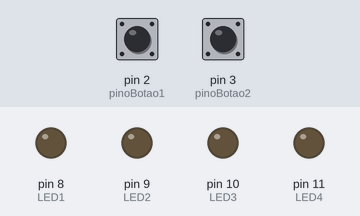
The sketch below on a simulated Arduino Uno, built with avr-gcc and run on an emulated ATmega328P. On the bench: output pins drawn as LEDs (lit = HIGH). Dashed ring = blinking. The inputs (shaded band) are chosen by the test bench; at power-on: pin 2 (pinoBotao1) HIGH, pin 3 (pinoBotao2) HIGH.

Above: at 1.2 s.
1.3 s: pin 2 (pinoBotao1) pulled LOW for 0.15 s
At 1.8 s:
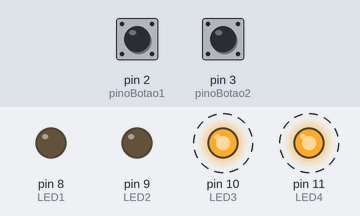
4.3 s: pin 3 (pinoBotao2) pulled LOW for 0.15 s
At 4.7 s:
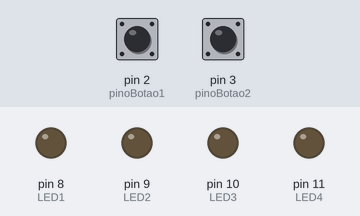
5.9 s: pin 2 (pinoBotao1) pulled LOW for 1 s
At 6.4 s:
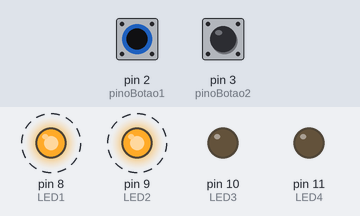
9.2 s: pin 3 (pinoBotao2) pulled LOW for 1 s
At 9.6 s:
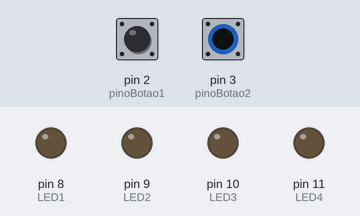
Timing chart, 0 to 12.2 s (numbered marks = the images above; inputs shaded):
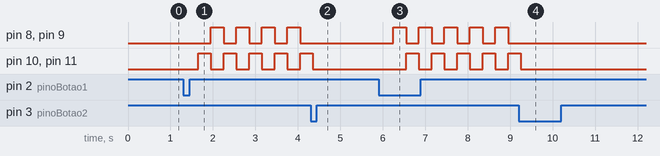

The sketch:

atividade_2_mateus_siqueira_correcao.ino
```cpp
// atividade 2 mateus siqueira correção
const int pinoBotao1 = 2;
const int pinoBotao2 = 3;

const int LED1 = 8;
const int LED2 = 9;
const int LED3 = 10;
const int LED4 = 11;

int estadoBotao1;
int estadoBotao2;
int ultimoEstadoLeitura1 = HIGH;
int ultimoEstadoLeitura2 = HIGH;

unsigned long ultimoTempoDebounce1 = 0;
unsigned long ultimoTempoDebounce2 = 0;
unsigned long tempoDebounce = 50;

unsigned long ultimoMillisPisca = 0; // Apenas um timer para o pisca
unsigned long intervalo = 300;

bool sequenciaAtiva = false;
bool fasePisca = false; // Controla qual par de LEDs acende

void setup() {
  pinMode(pinoBotao1, INPUT_PULLUP);
  pinMode(pinoBotao2, INPUT_PULLUP);
  pinMode(LED1, OUTPUT);
  pinMode(LED2, OUTPUT);
  pinMode(LED3, OUTPUT);
  pinMode(LED4, OUTPUT);

  estadoBotao1 = HIGH;
  estadoBotao2 = HIGH;
}

void loop() {
  int leitura1 = digitalRead(pinoBotao1);
  int leitura2 = digitalRead(pinoBotao2);

  // --- DEBOUNCE BOTÃO 1 ---
  if (leitura1 != ultimoEstadoLeitura1) {
    ultimoTempoDebounce1 = millis();
  }
  if ((millis() - ultimoTempoDebounce1) > tempoDebounce) {
    if (leitura1 != estadoBotao1) {
      estadoBotao1 = leitura1;
      if (estadoBotao1 == LOW) {
        sequenciaAtiva = true;
        ultimoMillisPisca = millis(); // Inicia o tempo do pisca
      }
    }
  }

  // --- DEBOUNCE BOTÃO 2 ---
  if (leitura2 != ultimoEstadoLeitura2) {
    ultimoTempoDebounce2 = millis();
  }
  if ((millis() - ultimoTempoDebounce2) > tempoDebounce) {
    if (leitura2 != estadoBotao2) {
      estadoBotao2 = leitura2;
      if (estadoBotao2 == LOW) {
        sequenciaAtiva = false;
        // Apaga tudo ao desligar
        digitalWrite(LED1, LOW);
        digitalWrite(LED2, LOW);
        digitalWrite(LED3, LOW);
        digitalWrite(LED4, LOW);
      }
    }
  }

  // --- LÓGICA DO PISCA-PISCA (MÁQUINA DE ESTADOS) ---
  if (sequenciaAtiva) {
    if (millis() - ultimoMillisPisca >= intervalo) {
      ultimoMillisPisca = millis(); // Reseta o timer do pisca
      fasePisca = !fasePisca;       // Inverte a fase (Toggle)

      if (fasePisca) {
        digitalWrite(LED1, LOW); digitalWrite(LED2, LOW);
        digitalWrite(LED3, HIGH); digitalWrite(LED4, HIGH);
      } else {
        digitalWrite(LED1, HIGH); digitalWrite(LED2, HIGH);
        digitalWrite(LED3, LOW); digitalWrite(LED4, LOW);
      }
    }
  }

  ultimoEstadoLeitura1 = leitura1;
  ultimoEstadoLeitura2 = leitura2;
}

      
```

Measured:
- after the input at 1.3 s, pin 8 (LED1), pin 9 (LED2): alternates HIGH for 0.30 s and LOW for 0.30 s, starting after 0.65 s; pin 10 (LED3), pin 11 (LED4): alternates HIGH for 0.30 s and LOW for 0.30 s, starting after 0.35 s
- after the input at 4.3 s, pin 8 (LED1), pin 9 (LED2): stops changing and stays LOW; pin 10 (LED3), pin 11 (LED4): goes on until 4.4 s, then stays LOW
- after the input at 5.9 s, pin 8 (LED1), pin 9 (LED2): alternates HIGH for 0.30 s and LOW for 0.30 s, starting after 0.35 s; pin 10 (LED3), pin 11 (LED4): alternates HIGH for 0.30 s and LOW for 0.30 s, starting after 0.65 s
- after the input at 9.2 s, pin 8 (LED1), pin 9 (LED2): stops changing and stays LOW; pin 10 (LED3), pin 11 (LED4): goes on until 9.3 s, then stays LOW
